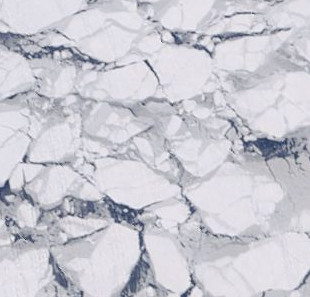
%> input picture core_code/label_create/training/images/sc1.png, 310 x 297 px; its folder holds only this picture in this run
$ octave seaIceProcessing.m   (GNU Octave 9; MATLAB toolbox functions it lacks are replaced by stand-ins)
%> lines starting %> are read from the running program, lines starting %| are printed output that depends on the picture; in (x1, y1, x2, y2) boxes, pixels count from 0 and x2, y2 are one past the last pixel; in counts of white or black regions, pixels touching at a corner belong together; the program's own positions count from 1
%> further down, I is the input picture: size 297x310x3 uint8; mean R, G, B 202.9, 202.3, 210.7
### core_code/GVFcreateLabelMatlab/seaice_kmean_GVF_forenhancement.m
function [out, bk] = seaice_kmean_GVF_forenhancement( I, kms0, sigma, GradientOn, GVFOn, Num, mu,...
    iter, alpha, beta, gamma, kappa, Dmin, Dmax, Ra_min, Ra, Rc, Rl, se, timer)
%> called with kms0 = 3, sigma = 0, GradientOn = 1, GVFOn = 1, Num = 500, mu = 0.1, iter = 100, alpha = 0.05
% Snake GVF with automatical initial contour based on local minima derived
% from distance transform
%
% Input data:
% I:               input color image
% kms0:            k-means clutster number
% sigma = 0:       gaussianBlur
% GradientOn = 1:  1 : Gradient on  0 : Gradient off
%
% GVFOn = 1:       1 : GVF  0 : SVF
% Num:             number of GVF iterations
% mu = 0.1:        parameter for GVF (more noise, increase mu)
%
% iter:            number of Snake iterations
% alpha = 0.05:    internal weight that control snake's tension
% beta = 0:        internal weight that control snake's rigidity
% gamma = 1:       step size in one iteration
% kappa = 0.6:     external force weight
% Dmin = 0:        min raster of the snake
% Dmax = 1:        max raster of the snake
%
% Ra_min = 20;     minmum area
% Ra:              maximum area
% Rc:              convexity threshlod, <= 1
% Rl:              threshold ratio between length and width, >= 1
%
% se:              morphology structure element
%
% timer:           iteration time
%
% Output data:
% out:             sea ice segmentation image
% bk:              binary ice image by kmeans method

I = rgb2gray(I);
%> I: size 297x310 uint8


bw = im2bw(I, graythresh(I));
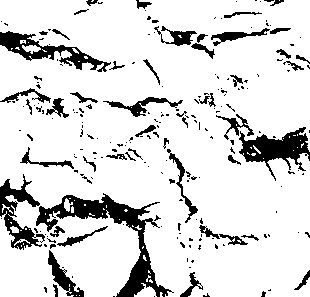
%> bw: size 297x310 logical; 85.7% white; 218 black regions (166 under 20 px), largest, box (x1, y1, x2, y2) and area: (36, 193, 174, 297) 2991, (239, 127, 310, 181) 1589, (0, 31, 111, 72) 1323
[s1, s2] = size(bw);
%> s1 = 297; s2 = 310
s_1 = [0, s1, s1, 0];
%> s_1 = [0 297 297 0]
s_2 = [0, 0, s2, s2];  % vertex of image boundary
%> s_2 = [0 0 310 310]


%% GVF
[ss1, ss2] = size(im2bw(I));
%> ss1 = 297; ss2 = 310
out = zeros(ss1, ss2);
%> out: size 297x310 double; every value is 0
[s1, s2] = size(bw);
s_1 = [0, s1, s1, 0];
s_2 = [0, 0, s2, s2];  % vertex of image boundary


% blured and draw the picture
if sigma ~= 0
   f = gaussianBlur(I,sigma);
else
   f = I;
end;

% graient on the image in order to get edges
if GradientOn
	f2 = abs(gradient2(double(f)));
else
    f2 = f;
end;

% vector field
if GVFOn
    % GVF field
    [u, v] = GVF(f2, mu, Num);   % gradient vector force
else
    % standard vector field
    [u, v] = gradient2(f2);   % calculates standard external force vector
                              % field using gradient
end

% normalize vectors in vector field
mag = sqrt(u.*u + v.*v);
px = u ./ (mag + 1e-10);
py = v ./ (mag + 1e-10);


%% Snake
bw1 = im2bw(I, graythresh(I));
for time = 1 : timer
    [label, num] = bwlabel(bw1, 4);
    a = zeros(num, 1);
    rc = zeros(num, 1);
    l = zeros(num, 1);
    w = zeros(num, 1);
    for n = 1 : num
        aa = regionprops(label == n, 'Area');   % area
        a(n) = cat(1, aa.Area);
        rcc = regionprops(label == n, 'Solidity');  % convex area
        rc(n) = cat(1, rcc.Solidity);
        ll = regionprops(label == n, 'MajorAxisLength');  % length
        l(n) = cat(1, ll.MajorAxisLength);
        ww = regionprops(label == n, 'MinorAxisLength');  % width
        w(n) = cat(1, ww.MinorAxisLength);
    end
    rl = l ./ w;    % ratio between length and width

    % find the component which need to be segmented
    k1 = find(a > Ra);
    k2 = find(rc < Rc);
    k3 = find(rl > Rl);
    k = [k1; k2; k3];
    k = unique(k);

    if length(k) ~= 0

    % initial contour
    bw2 = zeros(s1, s2);
    for m = 1 : length(k)
        pp = find(label == k(m));
        bw2(pp) = 1;
    end
    bw2 = bwareaopen(bw2, Ra_min);
        img_Dist = bwdist(~bw2,'cityblock');   % distance transform
        imgDist = -img_Dist;
        imgDist(~bw2)=-inf;
        Dis_img = imregionalmin(imgDist);
        dis = Dis_img.*bw2;      % local minuma
        dis = imdilate(dis, se);

        [label1, num1] = bwlabel(dis, 8);
        t = 0:0.05:6.28;
        for n1 = 1 : num1
            cen = regionprops(label1 == n1, 'centroid');   % center
            cen = cat(1, cen.Centroid);   % cen(:,1): horizontal, cen(:,2): vertical
            r = abs(img_Dist(round(cen(2)), round(cen(1))) / sqrt(2));
            if r == 0
                r = 2;
            end
            x = double(cen(1) + r * cos(t));
            y = double(cen(2) + r * sin(t));
            [x, y] = snakeinterp(x, y, Dmax, Dmin);
            [x, y] = polybool('intersection', s_2, s_1, x, y);
                             % in case polygon vertex is outside of image
                             % x: horizontal, y: vertical
            x = x';
            y = y';

            % snake deformation
            for i=1 : ceil(iter/5)
                if i <= floor(iter/5)
                    [x, y] = snakedeform(x, y, alpha, beta, gamma, kappa, px, py, 5);
                else
                    [x, y] = snakedeform(x, y, alpha, beta, gamma, kappa, px, py, iter-floor(iter/5)*5);
                end
                [x, y] = snakeinterp(x, y, Dmax, Dmin);
            end
            xx = ceil(x); yy = ceil(y);
            len = length(xx);
            for i = 1:len
                if xx(i) <= s2 & yy(i) <= s1
                    bw1(yy(i),xx(i)) = 0;
                end
            end


        end

    else
        break;
    end

end


%% kmeans + GVF
% kmeans
si = size(I);
ima = double(I(:));
map0 = kmeans(ima, kms0, 'EmptyAction', 'singleton');

for i = 1 : kms0
     pp = zeros(size(map0));
     pp(map0 == i) = 1;
     s0(i) = sum(ima.*pp)/sum(pp);
end
[A0, ind0] = sort(s0);

bw_kmeans = ones(size(map0));
p = find(map0 == ind0(1));
bw_kmeans(p) = 0;
bw_kmeans = double(reshape(bw_kmeans, si(1), si(2)));

bk = bw_kmeans;

bw0 = bw_kmeans - bw;
bw0 = bwareaopen(bw0, Ra_min, 4);


% Snake
for time = 1 : timer
    [label, num] = bwlabel(bw0, 4);
    a = zeros(num, 1);
    rc = zeros(num, 1);
    l = zeros(num, 1);
    w = zeros(num, 1);
    for n = 1 : num
        aa = regionprops(label == n, 'Area');   % area
        a(n) = cat(1, aa.Area);
        rcc = regionprops(label == n, 'Solidity');  % convex area
        rc(n) = cat(1, rcc.Solidity);
        ll = regionprops(label == n, 'MajorAxisLength');  % length
        l(n) = cat(1, ll.MajorAxisLength);
        ww = regionprops(label == n, 'MinorAxisLength');  % width
        w(n) = cat(1, ww.MinorAxisLength);
    end
    rl = l ./ w;    % ratio between length and width

    % find the component which need to be segmented
    k1 = find(a > Ra);
    k2 = find(rc < Rc);
    k3 = find(rl > Rl);
    k = [k1; k2; k3];
    k = unique(k);

    if length(k) ~= 0

    % initial contour
    bw2 = zeros(s1, s2);
    for m = 1 : length(k)
        pp = find(label == k(m));
        bw2(pp) = 1;
    end
    bw2 = bwareaopen(bw2, Ra_min);
        img_Dist = bwdist(~bw2,'cityblock');   % distance transform
        imgDist = -img_Dist;
        imgDist(~bw2)=-inf;
        Dis_img = imregionalmin(imgDist);
        dis = Dis_img.*bw2;      % local minuma
        dis = imdilate(dis, se);

        [label1, num1] = bwlabel(dis, 8);
        t = 0:0.05:6.28;
        for n1 = 1 : num1
            cen = regionprops(label1 == n1, 'centroid');   % center
            cen = cat(1, cen.Centroid);   % cen(:,1): horizontal, cen(:,2): vertical
            r = abs(img_Dist(round(cen(2)), round(cen(1))) / sqrt(2));
            if r == 0
                r = 2;
            end
            x = double(cen(1) + r * cos(t));
            y = double(cen(2) + r * sin(t));
            [x, y] = snakeinterp(x, y, Dmax, Dmin);
            [x, y] = polybool('intersection', s_2, s_1, x, y);
                             % in case polygon vertex is outside of image
                             % x: horizontal, y: vertical
            x = x';
            y = y';

            % snake deformation
            for i=1 : ceil(iter/5)
                if i <= floor(iter/5)
                    [x, y] = snakedeform(x, y, alpha, beta, gamma, kappa, px, py, 5);
                else
                    [x, y] = snakedeform(x, y, alpha, beta, gamma, kappa, px, py, iter-floor(iter/5)*5);
                end
                [x, y] = snakeinterp(x, y, Dmax, Dmin);
            end
            xx = ceil(x); yy = ceil(y);
            len = length(xx);
            for i = 1:len
                if xx(i) <= s2 & yy(i) <= s1
                    bw0(yy(i),xx(i)) = 0;
                end
            end


        end

    else
        break;
    end

end

out = bw1 + bw0 * 0.5;

end

### core_code/GVFcreateLabelMatlab/gradient2.m
function [xx,yy] = grad(a,xax,yax)
%GRADIENT Approximate gradient.
%	[PX,PY] = GRADIENT(Z,DX,DY) returns the numerical partial derivatives
%	of matrix Z in matrices PX = dZ/dx and PY = dZ/dy.   DX and DY
%	may be scalars containing the sample spacing in the X and Y
%	directions, or they may be vectors containing all the explicit
%	locations.
%
%	[PX,PY] = GRADIENT(Z) assumes DX = DY = 1.
%
%	If Y is a vector, GRADIENT(Y) and GRADIENT(Y,DX) return the one
%	dimensional numerical derivative dY/dX.
%
%	For example, try
%	   [x,y] = meshgrid(-2:.2:2, -2:.2:2);
%	   z = x .* exp(-x.^2 - y.^2);
%	   [px,py] = gradient(z,.2,.2);
%	   contour(z),hold on, quiver(px,py), hold off
%
%	See also DIFF, DEL2, QUIVER, CONTOUR.

%	Charles R. Denham, MathWorks 3-20-89
%	Copyright (c) 1984-94 by The MathWorks, Inc.

[m,n] = size(a);
%> m = 297; n = 310
if nargin == 1, xax = 1; yax = 1; end
if nargin == 2, yax = xax; end
if length(xax) == 1, xax = xax .* (0:n-1); end
%> after `xax = xax .* (0:n-1)`: xax = 310 values from 0 to 309
if length(yax) == 1, yax = yax .* (0:m-1); end

y = [];
ax = xax(:).';
for i = 1:2
   x = y;
   [m,n] = size(a);
   y = zeros(m, n);
   j = 1:m;
   if n > 1
      d = ax(2) - ax(1);
      y(j, 1) = (a(j, 2) - a(j, 1)) ./ d;     % Left edge.
      d = ax(n) - ax(n-1);
      y(j, n) = (a(j, n) - a(j, n-1)) ./ d;   % Right edge.
   end
   if n > 2
      k = 1:n-2;
      d = ones(m, 1) * (ax(k+2) - ax(k));
      y(j, k+1) = (a(j, k+2) - a(j, k)) ./ d;   % Middle.
   end
   a = a.';
   ax = yax(:).';
end
%> this loop made 2 passes
%> pass 1, in grad, `a = a.';`:
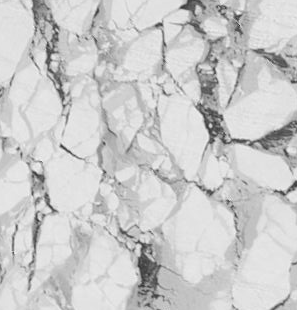
%> a: size 310x297 double; min 48, max 247, mean 203.4; mean of the top-left, top-right, bottom-left and bottom-right quarters 205.4, 195.7, 205.1, 207.5
%> pass 2, in grad, `x = y;`:
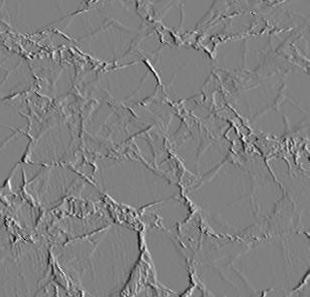
%> x: size 297x310 double; min -74, max 73, mean 0; drawn with min black and max white
%> after the loop: d: size 310x295 double; every value is 2
%> after the loop:
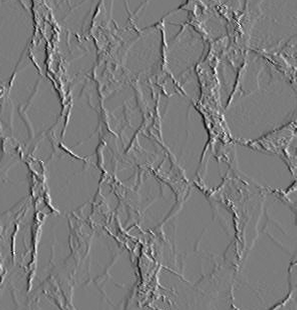
%> y: size 310x297 double; min -72, max 76.5, mean 0; drawn with min black and max white
%> after the loop, k = 295 values from 1 to 295
%> in seaice_kmean_GVF_forenhancement, `f2 = abs(gradient2(double(f)));`:
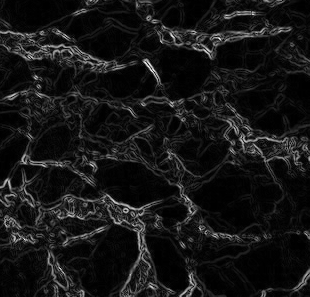
%> f2: size 297x310 double; min 0, max 93.71, mean 8.1; drawn with min black and max white
z = (x + sqrt(-1) .* y.');
if nargout < 2
   xx = z;
 else
   xx = real(z); yy = imag(z);
end

### core_code/GVFcreateLabelMatlab/GVF.m
function [u,v] = GVF(f, mu, ITER)
%> called with mu = 0.1, ITER = 500
%GVF Compute gradient vector flow.
%   [u,v] = GVF(f, mu, ITER) computes the
%   GVF of an edge map f.  mu is the GVF regularization coefficient
%   and ITER is the number of iterations that will be computed.

%   Chenyang Xu and Jerry L. Prince 6/17/97
%   Copyright (c) 1996-99 by Chenyang Xu and Jerry L. Prince
%   Image Analysis and Communications Lab, Johns Hopkins University

%   modified on 9/9/99 by Chenyang Xu
%   MATLAB do not implement the boundary condition for gradient and del2
%   consistently between MATLAB 4.2 and MATLAB 5. Hence I modify
%   the function to take care of this issue by the code itself.
%   Also, in the previous version, the input "f" is assumed to have been
%   normalized to the range [0,1] before the function is called.
%   In this version, "f" is normalized inside the function to avoid
%   potential error of inputing an unnormalized "f".

[m,n] = size(f);
fmin  = min(f(:));
%> fmin = 0
fmax  = max(f(:));
%> fmax = 93.71
f = (f-fmin)/(fmax-fmin);  % Normalize f to the range [0,1]

%> the run ends on the next line
f = BoundMirrorExpand(f);  % Take care of boundary condition
[fx,fy] = gradient(f);     % Calculate the gradient of the edge map
u = fx; v = fy;            % Initialize GVF to the gradient
SqrMagf = fx.*fx + fy.*fy; % Squared magnitude of the gradient field

% Iteratively solve for the GVF u,v
for i=1:ITER,
  u = BoundMirrorEnsure(u);
  v = BoundMirrorEnsure(v);
  u = u + mu*4*del2(u) - SqrMagf.*(u-fx);
  v = v + mu*4*del2(v) - SqrMagf.*(v-fy);
end

u = BoundMirrorShrink(u);
v = BoundMirrorShrink(v);

end

### core_code/GVFcreateLabelMatlab/seaIceProcessing.m
% This part of the code is developed based on algorithm for sea-ice image
% processing given by Qin Zhang and Roger Skjetne. The algorithm is called
% GVF snake operates given in their paper "Image Processing for
% Identification of Sea-Ice Floes and the Floe Size Distributions"

%% Preparing work
warning('off')
clear
close all
clc
disp('start processing')
%% parameter setting
% parameters for image
kms0 = 3;    % kmeans

Ra_min = 10;  % minimum ice piece area
Ra = 2500;   % maximum ice piece area
Rc = 0.9;   % convexity threshlod
Rl = 2;    % threshold ratio between length and width

se = strel('disk', 3);  % morphology structure element

% parameters for GVF Snake
Num = 500;      % number of GVF iterations
iter = 100;   % number of Snake iterations
% N = 50;    % iter of deformation

% parameters for shape enhancement
se_th = 50;    % threshold for adaptive morphology structure element
min_floe = 40;   % minimum floe area, default is 40
min_brash = 1;   % minimum brash area


%% other parameters for GVF Snake, DON'T TUNE!
sigma = 0;   % gaussianBlur
GradientOn = 1;  % 1 : Gradient on  0 : Gradient off

GVFOn = 1;   % 1 : GVF  0 : SVF
mu = 0.1;    % parameter for GVF (more noise, increase mu)

alpha = 0.05;   % internal weight that control snake's tension
beta = 0;     % internal weight that control snake's rigidity
gamma = 1;    % step size in one iteration
kappa = 0.5;   % external force weight
Dmin = 0;   % min raster of the snake
Dmax = 1;   % max raster of the snake

timer = 1;

%% Here work on creating labels via for loops since
% We need to read files from folder via a loop and then create those labels

% for training
files = dir('../label_create/training/images');
mkdir('../label_create/training/labels')
for i = 1:numel(files)-2
    I = imread(['../label_create/training/images/',files(i+2).name]);
    [seg, bk] = seaice_kmean_GVF_forenhancement( I, kms0, sigma, GradientOn, GVFOn, Num, mu,...

$ run again, on core_code/label_create/training/images/sc13.png
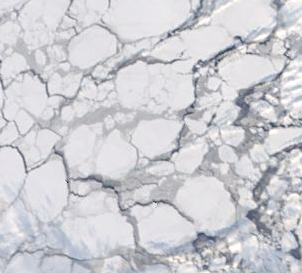
%> input picture core_code/label_create/training/images/sc13.png, 302 x 273 px
%> I is the input picture: size 273x302x3 uint8; mean R, G, B 205.5, 205.5, 210.9
%> I: size 273x302 uint8
%> in seaice_kmean_GVF_forenhancement, `bw = im2bw(I, graythresh(I));`:
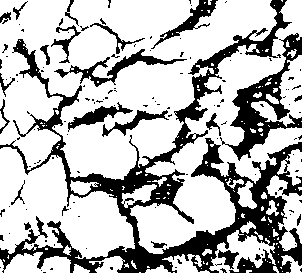
%> bw: size 273x302 logical; 72.1% white; 135 black regions (111 under 20 px), largest, box (x1, y1, x2, y2) and area: (0, 0, 302, 273) 15547, (220, 33, 302, 161) 2800, (54, 49, 187, 87) 954
%> ss1 = 273; ss2 = 302
%> out: size 273x302 double; every value is 0
%> after the loop in grad, `for i = 1:2`: k = 271 values from 1 to 271
%> fmin = 0
%> fmax = 102.6
%> in GVF, `f = (f-fmin)/(fmax-fmin);`:
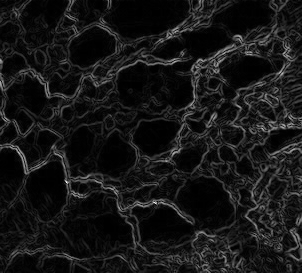
%> f: size 273x302 double; min 0, max 1, mean 0.0886

$ run again, on core_code/label_create/training/images/sc14.png
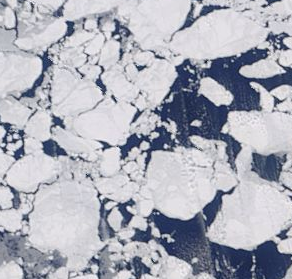
%> input picture core_code/label_create/training/images/sc14.png, 292 x 279 px
%> I is the input picture: size 279x292x3 uint8; mean R, G, B 172.1, 174.1, 185.1
%> I: size 279x292 uint8
%> in seaice_kmean_GVF_forenhancement, `bw = im2bw(I, graythresh(I));`:
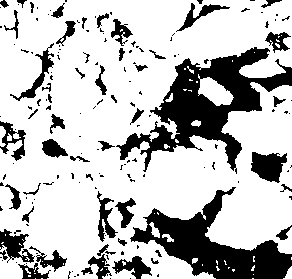
%> bw: size 279x292 logical; 74.5% white; 164 black regions (111 under 20 px), largest, box (x1, y1, x2, y2) and area: (116, 47, 292, 174) 7216, (130, 187, 292, 279) 5570, (251, 152, 287, 183) 763
%> ss1 = 279; ss2 = 292
%> out: size 279x292 double; every value is 0
%> after the loop in grad, `for i = 1:2`: k = 277 values from 1 to 277
%> fmin = 0
%> fmax = 121.7
%> in GVF, `f = (f-fmin)/(fmax-fmin);`:
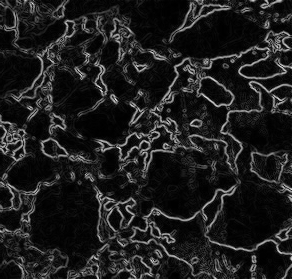
%> f: size 279x292 double; min 0, max 1, mean 0.12

$ run again, on core_code/label_create/training/images/sc15.png
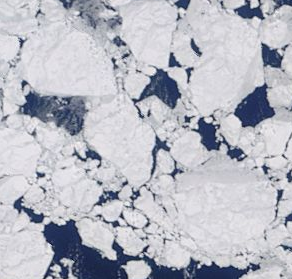
%> input picture core_code/label_create/training/images/sc15.png, 292 x 279 px
%> I is the input picture: size 279x292x3 uint8; mean R, G, B 183.8, 185.4, 195
%> I: size 279x292 uint8
%> in seaice_kmean_GVF_forenhancement, `bw = im2bw(I, graythresh(I));`:
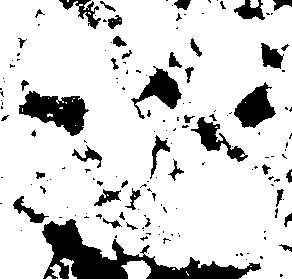
%> bw: size 279x292 logical; 83.5% white; 160 black regions (114 under 20 px), largest, box (x1, y1, x2, y2) and area: (42, 219, 261, 279) 4474, (19, 91, 89, 136) 1715, (234, 82, 276, 128) 1070
%> ss1 = 279; ss2 = 292
%> out: size 279x292 double; every value is 0
%> after the loop in grad, `for i = 1:2`: k = 277 values from 1 to 277
%> fmin = 0
%> fmax = 129.5
%> in GVF, `f = (f-fmin)/(fmax-fmin);`:
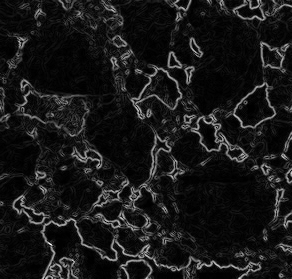
%> f: size 279x292 double; min 0, max 1, mean 0.0956
